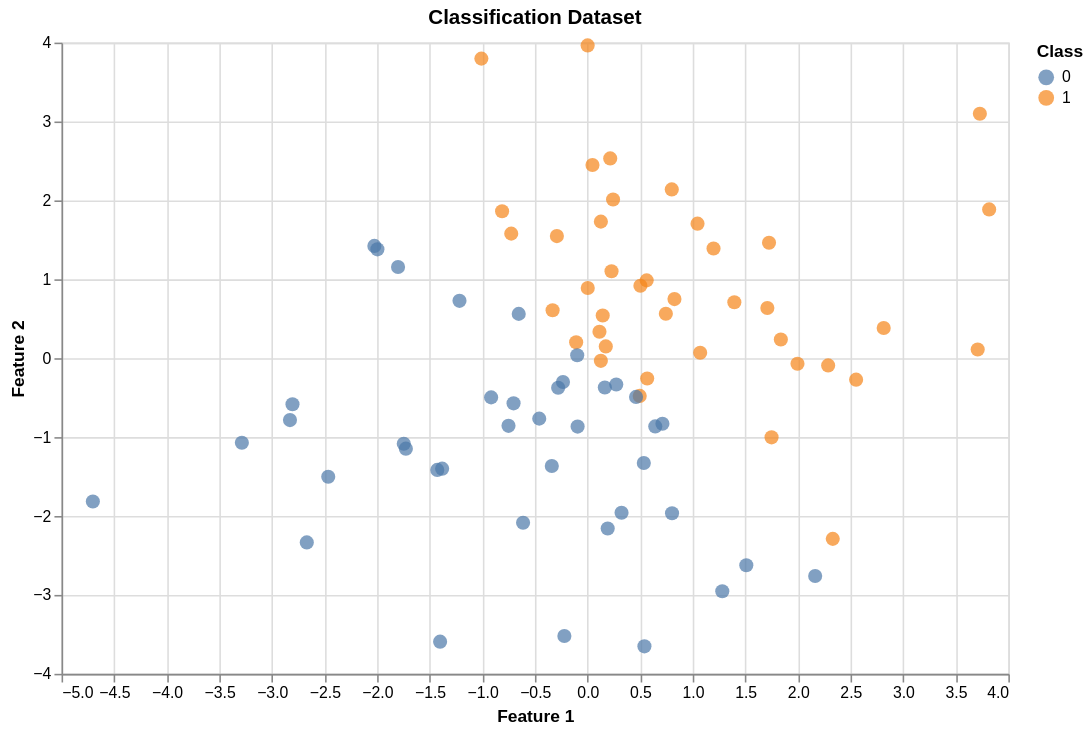

Source (notebook cell):
### Markdown cell above
## 6. A simple classification dataset

Now each point belongs to one of two classes.

### Code cell
x1 = np.random.normal(0, 1.5, 80)
x2 = np.random.normal(0, 1.5, 80)
y_cls = (x1 + x2 > 0).astype(int)

df_clf = pd.DataFrame({"x1": x1, "x2": x2, "class": y_cls})

alt.Chart(df_clf).mark_circle(size=80).encode(
    x=alt.X("x1:Q", title="Feature 1"),
    y=alt.Y("x2:Q", title="Feature 2"),
    color=alt.Color("class:N", title="Class"),
    tooltip=["x1:Q", "x2:Q", "class:N"]
).properties(
    width=600,
    height=400,
    title="Classification Dataset"
)

### Figure 1 — Vega-Lite specification as saved in the notebook (floating-point values rounded to 4 significant figures)
{"config": {"view": {"continuousWidth": 300, "continuousHeight": 300}}, "data": {"name": "data-ef72e1fae4fca82591735023b341dfff"}, "mark": {"type": "circle", "size": 80}, "encoding": {"color": {"field": "class", "title": "Class", "type": "nominal"}, "tooltip": [{"field": "x1", "type": "quantitative"}, {"field": "x2", "type": "quantitative"}, {"field": "class", "type": "nominal"}], "x": {"field": "x1", "title": "Feature 1", "type": "quantitative"}, "y": {"field": "x2", "title": "Feature 2", "type": "quantitative"}}, "height": 400, "title": "Classification Dataset", "width": 600, "$schema": "https://vega.github.io/schema/vega-lite/v5.20.1.json", "datasets": {"data-ef72e1fae4fca82591735023b341dfff": [{"x1": -0.7253, "x2": 1.579, "class": 1}, {"x1": 0.8032, "x2": -1.964, "class": 0}, {"x1": 1.749, "x2": -1.003, "class": 1}, {"x1": 0.2425, "x2": 2.012, "class": 1}, {"x1": -1.009, "x2": 3.797, "class": 1}, {"x1": 2.164, "x2": -2.761, "class": 0}, {"x1": -0.3322, "x2": 0.6076, "class": 1}, {"x1": 0.0469, "x2": 2.448, "class": 1}, {"x1": 0.2729, "x2": -0.3341, "class": 0}, {"x1": -0.09439, "x2": -0.8667, "class": 0}, {"x1": -0.8124, "x2": 1.863, "class": 1}, {"x1": 0.7118, "x2": -0.8302, "class": 0}, {"x1": -1.747, "x2": -1.084, "class": 0}, {"x1": -0.7514, "x2": -0.8573, "class": 0}, {"x1": -0.6128, "x2": -2.085, "class": 0}, {"x1": -1.402, "x2": -3.593, "class": 0}, {"x1": 0.1268, "x2": 1.731, "class": 1}, {"x1": 0.2155, "x2": 2.532, "class": 1}, {"x1": 0.1133, "x2": 0.3357, "class": 1}, {"x1": -0.2335, "x2": -0.3024, "class": 0}, {"x1": 0.8263, "x2": 0.7495, "class": 1}, {"x1": 2.553, "x2": -0.272, "class": 1}, {"x1": 1.509, "x2": -2.625, "class": 0}, {"x1": -4.702, "x2": -1.816, "class": 0}, {"x1": 1.709, "x2": 0.6364, "class": 1}, {"x1": -2.805, "x2": -0.5832, "class": 0}, {"x1": -2.669, "x2": -2.335, "class": 0}, {"x1": 0.1916, "x2": -2.159, "class": 0}, {"x1": -2.027, "x2": 1.423, "class": 0}, {"x1": 2.331, "x2": -2.29, "class": 1}, {"x1": 1.045, "x2": 1.705, "class": 1}, {"x1": -1.217, "x2": 0.7268, "class": 0}, {"x1": -2.465, "x2": -1.503, "class": 0}, {"x1": 0.496, "x2": -0.4777, "class": 1}, {"x1": 1.837, "x2": 0.2372, "class": 1}, {"x1": 0.1443, "x2": 0.5413, "class": 1}, {"x1": 2.815, "x2": 0.3832, "class": 1}, {"x1": 0.8007, "x2": 2.139, "class": 1}, {"x1": 1.198, "x2": 1.391, "class": 1}, {"x1": -0.4591, "x2": -0.7658, "class": 0}, {"x1": 0.567, "x2": -0.2574, "class": 1}, {"x1": -0.3397, "x2": -1.366, "class": 0}, {"x1": -2.829, "x2": -0.7843, "class": 0}, {"x1": 3.709, "x2": 0.111, "class": 1}, {"x1": -0.2203, "x2": -3.52, "class": 0}, {"x1": 0.1735, "x2": 0.1496, "class": 1}, {"x1": 1.996, "x2": -0.06957, "class": 1}, {"x1": 0.1644, "x2": -0.3715, "class": 0}, {"x1": 0.3232, "x2": -1.958, "class": 0}, {"x1": 0.6436, "x2": -0.8644, "class": 0}, {"x1": -1.727, "x2": -1.147, "class": 0}, {"x1": 2.287, "x2": -0.09112, "class": 1}, {"x1": 0.5408, "x2": -3.652, "class": 0}, {"x1": -0.9163, "x2": -0.4965, "class": 0}, {"x1": 1.395, "x2": 0.709, "class": 1}, {"x1": 0.5348, "x2": -1.328, "class": 0}, {"x1": -1.428, "x2": -1.416, "class": 0}, {"x1": 0.2279, "x2": 1.102, "class": 1}, {"x1": 0.0009523, "x2": 3.964, "class": 1}, {"x1": 0.5025, "x2": 0.9176, "class": 1}, {"x1": 0.5622, "x2": 0.9865, "class": 1}, {"x1": 1.071, "x2": 0.06907, "class": 1}, {"x1": -1.801, "x2": 1.155, "class": 0}, {"x1": 0.002072, "x2": 0.8896, "class": 1}, {"x1": -1.382, "x2": -1.4, "class": 0}, {"x1": 0.7443, "x2": 0.5631, "class": 1}, {"x1": -1.998, "x2": 1.38, "class": 0}, {"x1": -3.286, "x2": -1.071, "class": 0}, {"x1": -0.6541, "x2": 0.5618, "class": 0}, {"x1": 3.818, "x2": 1.886, "class": 1}, {"x1": 1.725, "x2": 1.464, "class": 1}, {"x1": 0.1267, "x2": -0.03333, "class": 1}, {"x1": 3.729, "x2": 3.099, "class": 1}, {"x1": -0.2915, "x2": 1.548, "class": 1}, {"x1": -0.2793, "x2": -0.374, "class": 0}, {"x1": 1.281, "x2": -2.954, "class": 0}, {"x1": 0.4611, "x2": -0.4905, "class": 0}, {"x1": -0.1084, "x2": 0.2009, "class": 1}, {"x1": -0.7033, "x2": -0.5718, "class": 0}, {"x1": -0.09816, "x2": 0.03724, "class": 0}]}}
